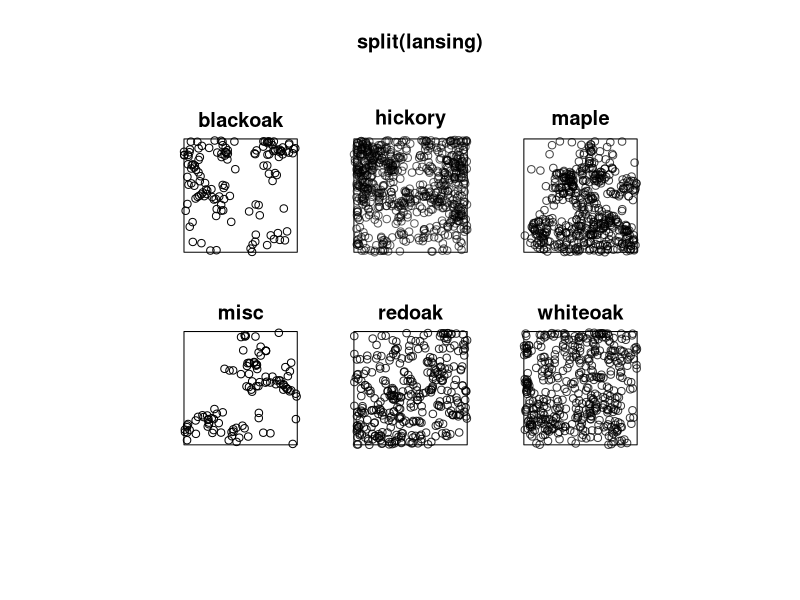
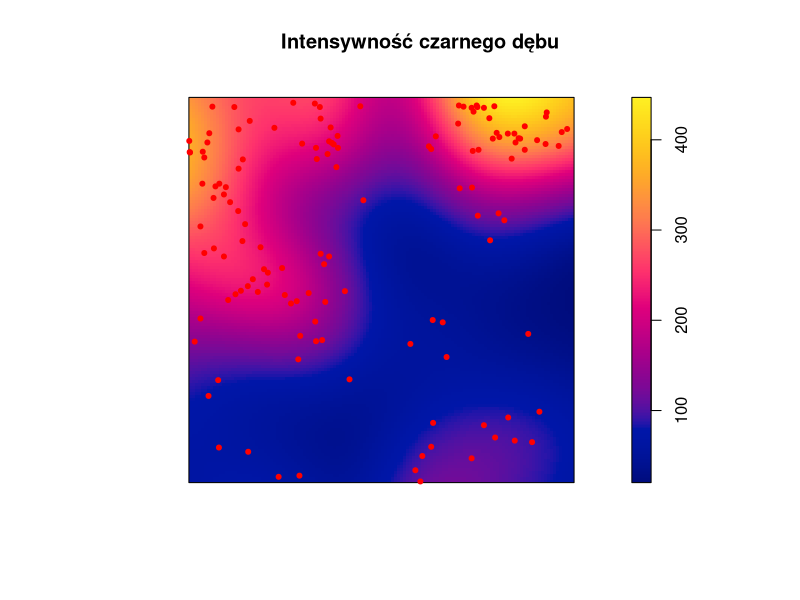
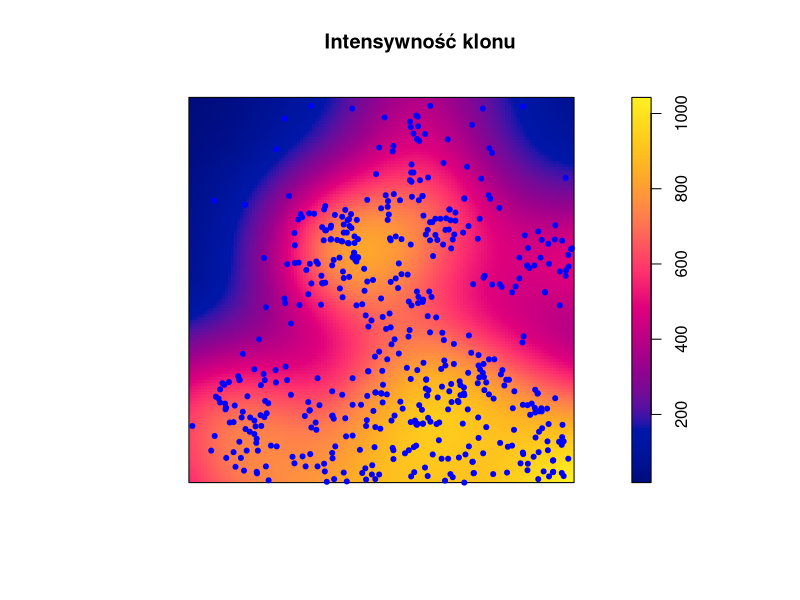
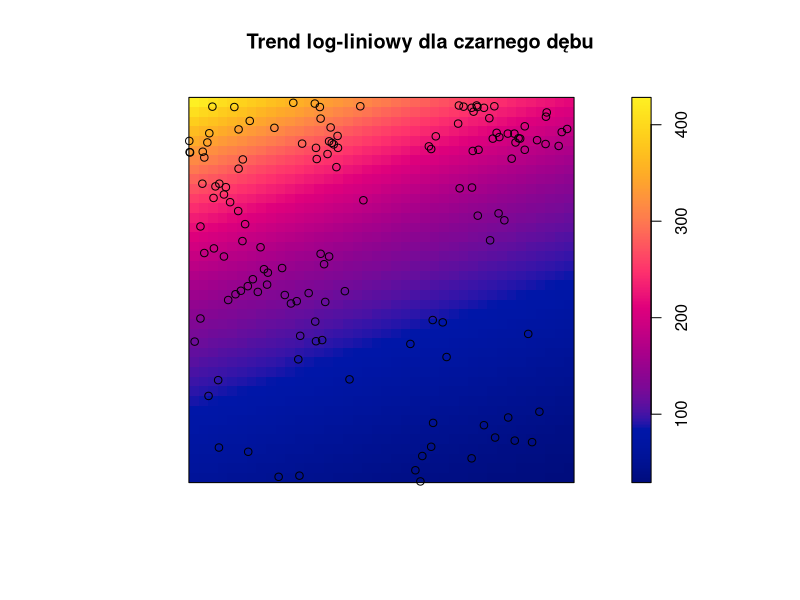
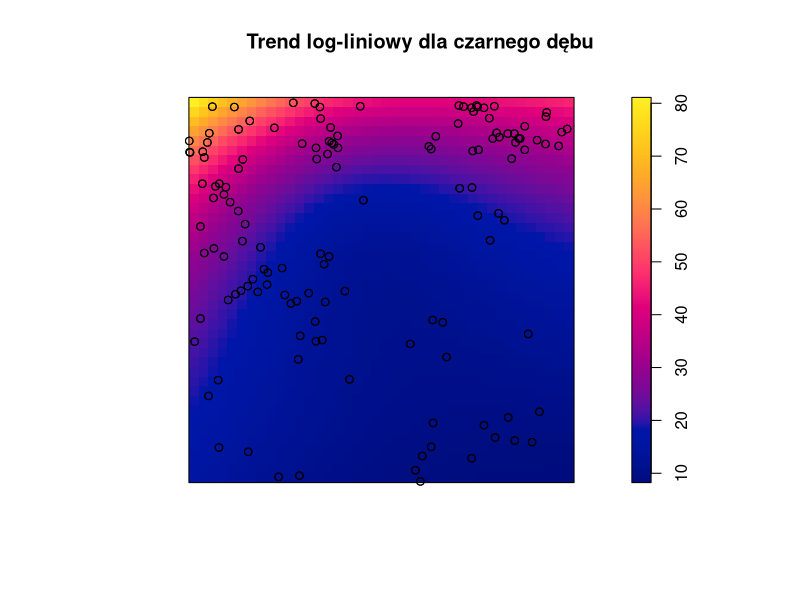
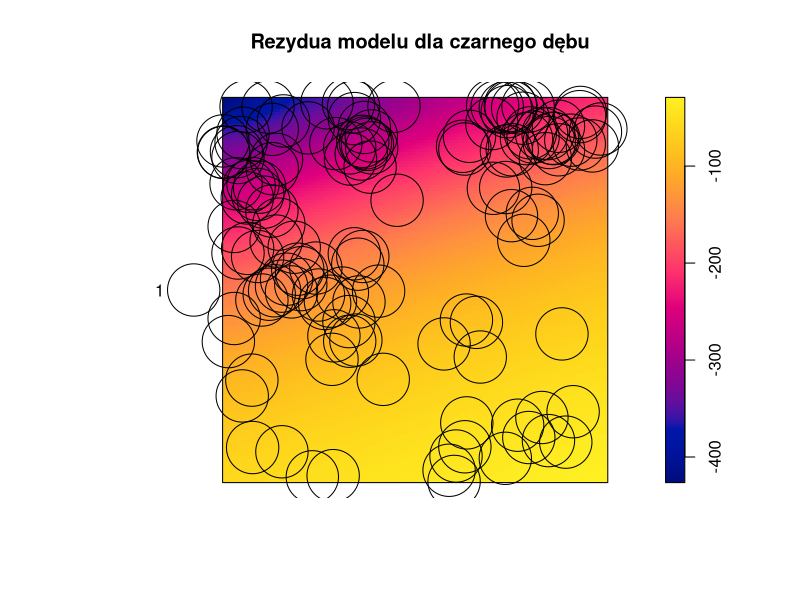
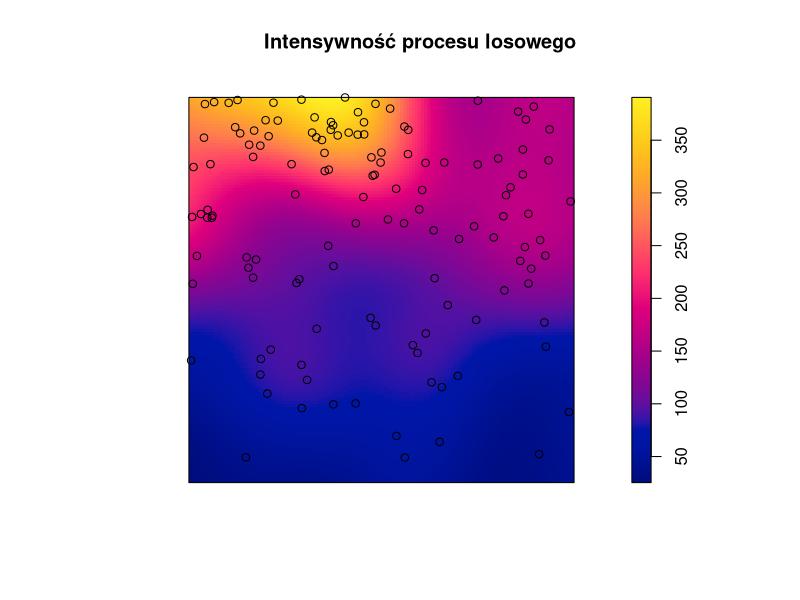
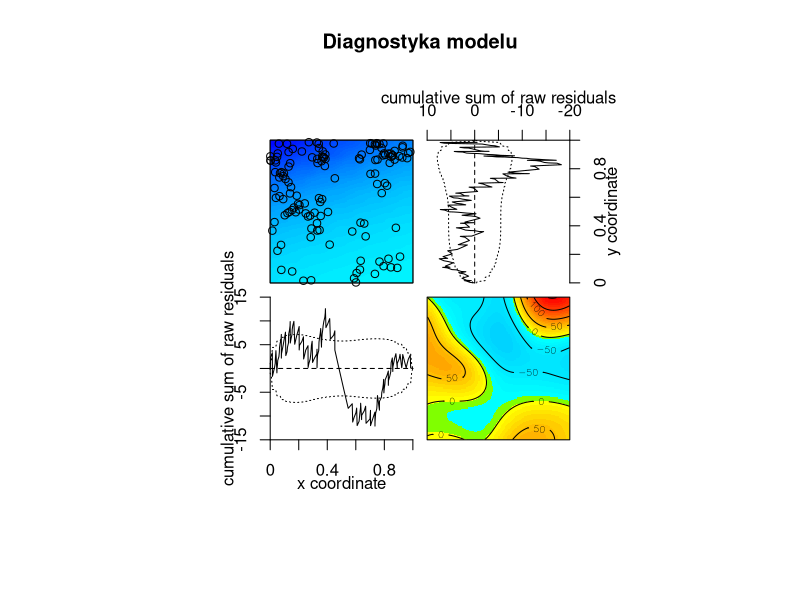

Recreate these plots in R, in order.
library(spatstat)

#Task 1
data("lansing")

str(lansing)
unique(lansing)
plot(split(lansing))


#Task 2
blackoak <- split(lansing)$blackoak
maple <- split(lansing)$maple

#intensity
density_blackoak <- density(blackoak)
density_maple <- density(maple)

#visualization
plot(density_blackoak, main = "Intensywność czarnego dębu")
points(blackoak, col = "red",pch=20)

plot(density_maple, main = "Intensywność klonu")
points(maple, col = "blue",pch=20)



#Task 3
#model fitting
ppm_blackoak <- ppm(blackoak, ~1)
ppm_maple <- ppm(maple, ~1) 



#Task 4
ppm_blackoak_linear <- ppm(blackoak, ~x + y)

#visualization
plot(ppm_blackoak_linear, main = "Trend log-liniowy dla czarnego dębu")
points(blackoak)

residuals_blackoak <- residuals(ppm_blackoak_linear)
plot(residuals_blackoak, main = "Rezydua modelu dla czarnego dębu")



#Task 5
set.seed(123)

simulated_process <- rmh(ppm_blackoak_linear)

#visualization 
density_simulated <- density(simulated_process)

plot(density_simulated, main = "Intensywność procesu losowego")
points(simulated_process, col = "black")



#Task 6
diagnose.ppm(ppm_blackoak_linear,main = "Diagnostyka modelu")
